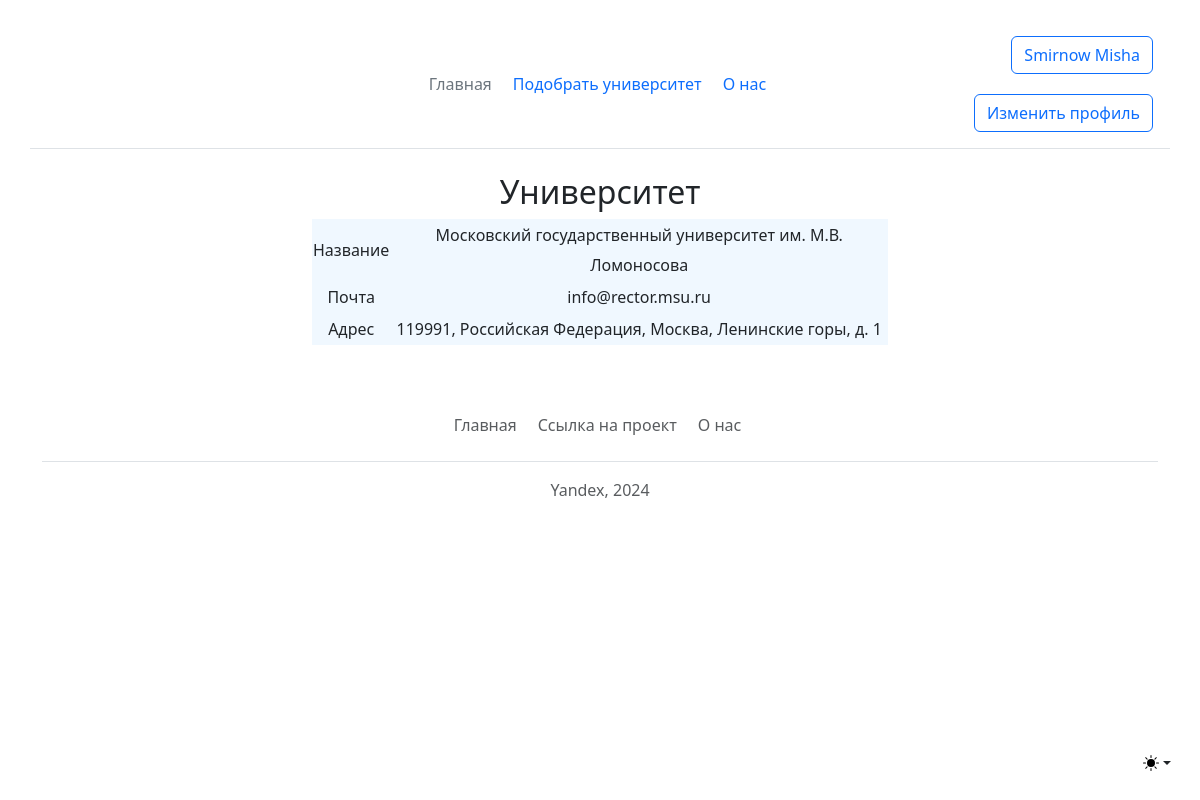
The app's page /universities/1 (signed in), older data.
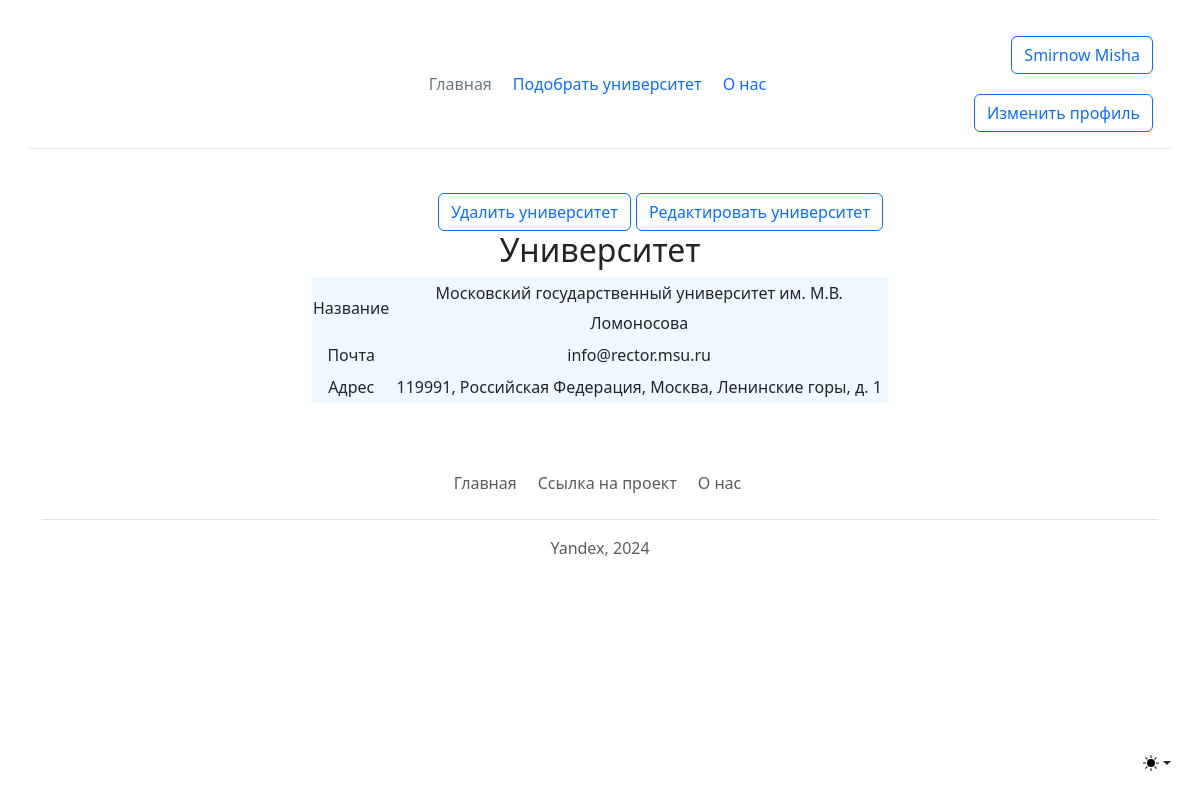
The same page, newer data.
### main.py (the view)
@app.route('/universities/<int:id>', methods=['GET', 'POST'])
def view_university(id):
    university = db_sess.query(Universities).filter_by(id = id).first()
    return render_template('view_university.html', title='Университет', university=university)

### data/db_session.py (called while the page is built)
def create_session() -> Session:
    global __factory
    return __factory()

### main.py (called while the page is built)
@login_manager.user_loader
def load_user(user_id: int):
    db_sess = db_session.create_session()
    return db_sess.query(User).get(user_id)

### templates/view_university.html (shortened to what this page needs)
{% extends 'base.html' %}
{% block content %}
    <div class="dropdown position-fixed bottom-0 end-0 mb-3 me-3 bd-mode-toggle">
      <button class="btn btn-bd-primary py-2 dropdown-toggle d-flex align-items-center" id="bd-theme" type="button" aria-expanded="false" data-bs-toggle="dropdown" aria-label="Toggle theme (light)">
        <svg class="bi my-1 theme-icon-active" width="1em" height="1em"><use href="#sun-fill"></use></svg>
      </button>
    </div>
<main class="container form-signin w-50 m-auto">
    {% if current_user.is_authenticated and current_user.type == 4 %}
    <a class="btn btn-outline-primary" href="http://localhost:5000/edit_university/{{ university.id }}">Редактировать университет</a>
    <a class="btn btn-outline-primary" href="http://localhost:5000/delete_university/{{ university.id }}">Удалить университет</a>
    {% endif %}
        <h2 align="center">Университет</h2>
            <table class="tbl">
                <tr>
                    <td>Название</td>
                    <td>{{ university.name }}</td>
                </tr>
                <tr>
                    <td>Почта</td>
                    <td>{{ university.email }}</td>
                </tr>
                <tr>
                    <td>Адрес</td>
                    <td>{{ university.address }}</td>
                </tr>
            </table>
</main>
{% endblock %}

Row changes from the older to the newer data that the page shows:
changed User "Smirnow": type empty → 4 (drawn)
Text that changed along with them:
text now shown: "Редактировать университет Удалить университет"
